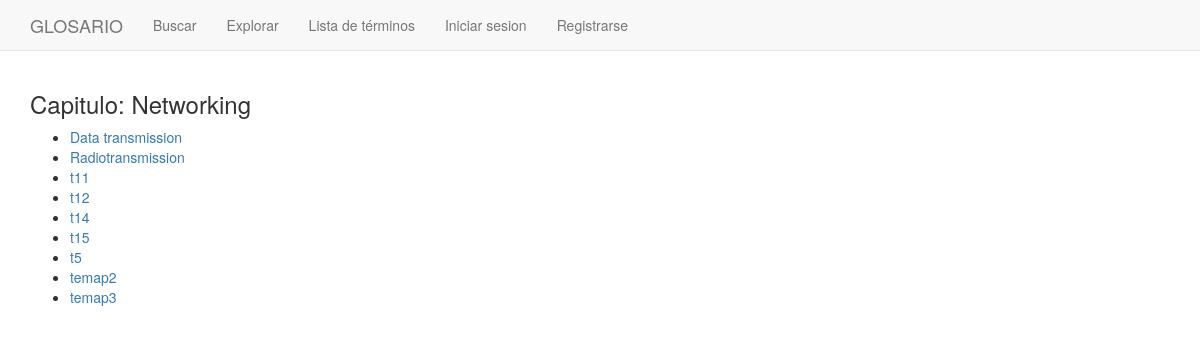
Before: /chapters_list/Networking/ with the older database file.
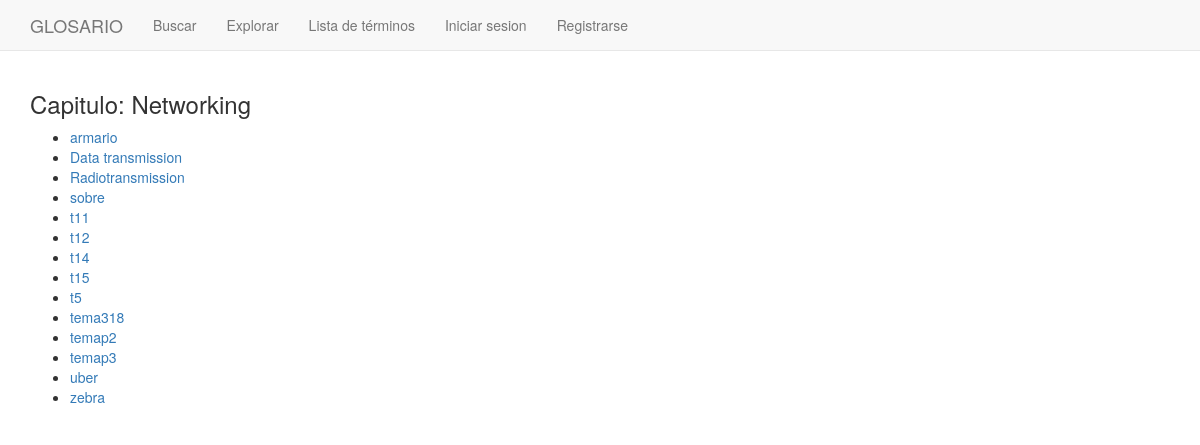
After: the same page with the newer database file.
### glosario/models.py (models this page shows, shortened)
class Theme(models.Model):
    class Meta:
        permissions = (("can_create_theme","Can create theme"),)
    theme_name = models.CharField(max_length=100, unique=True)
    parent_chapter = models.ForeignKey(Chapter, related_name = 'child_themes')
    def __str__(self):
        return self.theme_name

### glosario/views.py (the view)
# urls.py: url(r'^chapters_list/(?P<chapter>[-\w\s]+)/$', views.ThemesInChapterView.as_view(),name='chapter_detail'),
class ThemesInChapterView(TemplateView):
    template_name = 'glosario/themes_in_chapter.html'
    def get(self, request, *args, **kwargs):
        chapter = self.kwargs['chapter']
        this_chapter = get_object_or_404(Chapter, chapter_name=chapter)
        themes_set = this_chapter.child_themes.all().order_by(Lower('theme_name'))
        context = {'this_chapter': chapter,
                'themes_set': themes_set}
        return self.render_to_response(context)

### glosario/templates/glosario/themes_in_chapter.html
{% extends "base.html" %}
{% block content %}
    <h3>Capitulo: {{this_chapter}}</h3>
      <ul>
      {% for theme in themes_set %}
          <li><a href="{{theme.theme_name}}">{{ theme }}</a></li>
      {% endfor %}
      </ul>
{% endblock %}

Changed rows visible on the page:
added Theme: theme_name "armario"
added Theme: theme_name "sobre"
added Theme: theme_name "tema318"
added Theme: theme_name "uber"
added Theme: theme_name "zebra"
